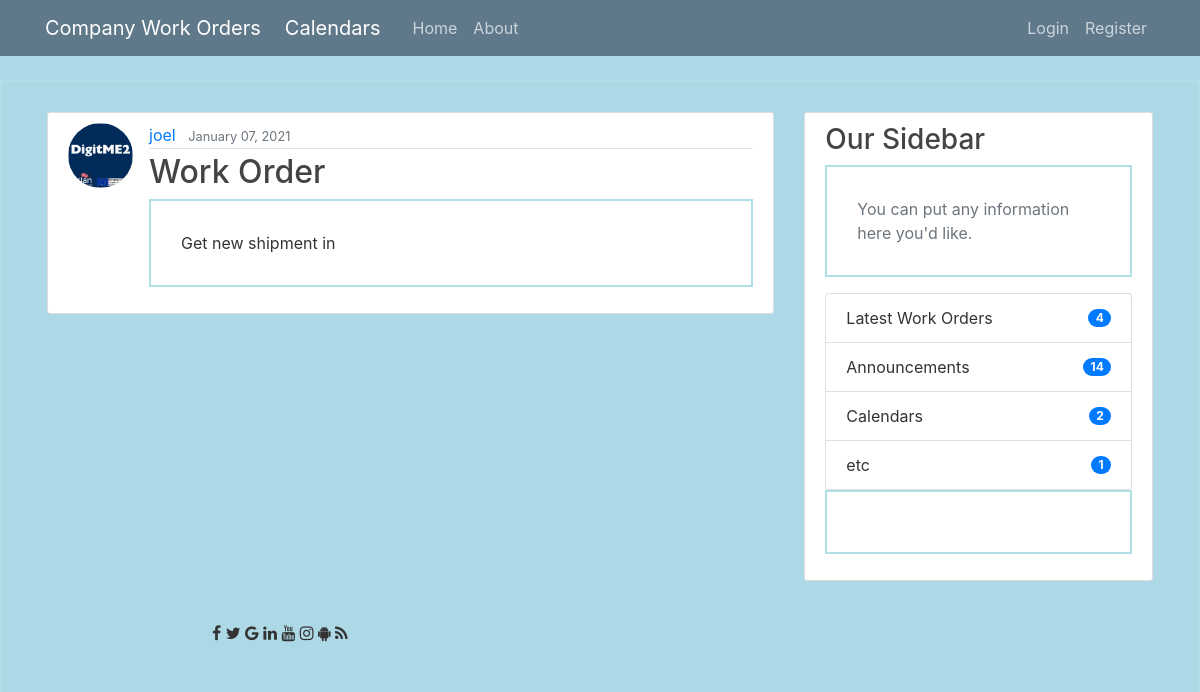
The app's page /post/2/ with its own data.
### blog/models.py (models this page shows, shortened)
class Post(models.Model):
    title = models.CharField(max_length=100)
    content = models.TextField()
    date_posted = models.DateTimeField(default=timezone.now)
    author = models.ForeignKey(User, on_delete=models.CASCADE)

### users/models.py (models this page shows, shortened)
class Profile(models.Model):
    user = models.OneToOneField(User, on_delete=models.CASCADE)
    image = models.ImageField(default='default.jpg', upload_to='profile_pics')

### blog/views.py (the view)
# urls.py: path('post/<int:pk>/', PostDetailView.as_view(), name='post-detail'),
class PostDetailView(DetailView):
    model = Post

### blog/templates/blog/post_detail.html (shortened to what this page needs)
{% extends "blog/base.html" %}
{% block content %}
  <article class="media content-section">
    <img class="rounded-circle article-img" src="{{ object.author.profile.image.url }}">
    <div class="media-body">
      <div class="article-metadata">
        <a class="mr-2" href="{% url 'user-posts' object.author.username %}">{{ object.author }}</a>
        <small class="text-muted">{{ object.date_posted|date:"F d, Y" }}</small>
      </div>
      <h2 class="article-title">{{ object.title }}</h2>
      <p class="article-content">{{ object.content }}</p>
    </div>
  </article>
{% endblock content %}

### blog/static/main.css (style rules this page uses)
body { background: #fafafa; color: #333333; margin-top: 5rem; }
h1, h2, h3, h4, h5, h6 { color: #444444; }
.content-section { background: #ffffff; padding: 10px 20px; border: 1px solid #dddddd; border-radius: 3px; margin-bottom: 20px; }
.article-title { color: #444444; }
.article-content { white-space: pre-line; }
.article-img { height: 65px; width: 65px; margin-right: 16px; }
.article-metadata { padding-bottom: 1px; margin-bottom: 4px; border-bottom: 1px solid #e3e3e3 }
p { border: 2px solid powderblue; padding: 30px; }
body { background-color: lightblue; }

### blog/templates/blog/base.html (style rules this page uses)
body { padding: 70px; border: 2px solid powderblue; padding: 30px; position: relative; }

### records on screen
Post: author.profile.image (picture), author "joel", date_posted "January 07, 2021", title "Work Order", content "Get new shipment in"
